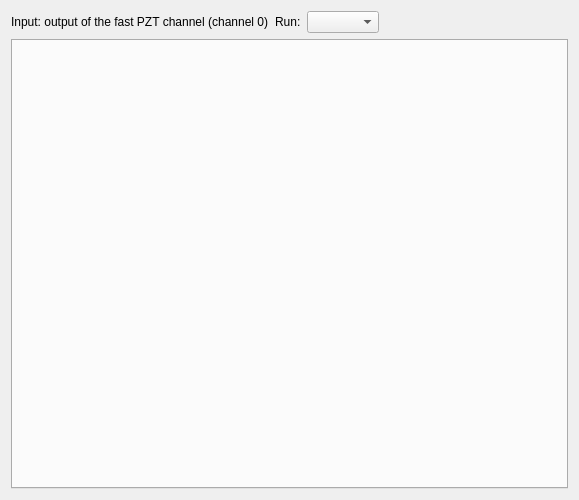
<?xml version="1.0" encoding="UTF-8"?>
<ui version="4.0">
 <class>SlowChannelWidget</class>
 <widget class="QWidget" name="SlowChannelWidget">
  <property name="geometry">
   <rect>
    <x>0</x>
    <y>0</y>
    <width>579</width>
    <height>500</height>
   </rect>
  </property>
  <layout class="QVBoxLayout" name="verticalLayout">
   <item>
    <layout class="QHBoxLayout" name="settingsLayout">
     <item>
      <widget class="QLabel" name="inputLabel">
       <property name="toolTip">
        <string>The slow PZT channel filters the output of the fast PZT channel (channel 0), not ADC1.</string>
       </property>
       <property name="text">
        <string>Input: output of the fast PZT channel (channel 0)</string>
       </property>
      </widget>
     </item>
     <item>
      <widget class="QLabel" name="runModeLabel">
       <property name="text">
        <string>Run:</string>
       </property>
       <property name="buddy">
        <cstring>runModeBox</cstring>
       </property>
      </widget>
     </item>
     <item>
      <widget class="QComboBox" name="runModeBox">
       <property name="toolTip">
        <string>Run the filters, hold their outputs, or hold while digital input DI1 is low.</string>
       </property>
      </widget>
     </item>
     <item>
      <spacer name="settingsSpacer">
       <property name="orientation">
        <enum>Qt::Horizontal</enum>
       </property>
       <property name="sizeHint" stdset="0">
        <size>
         <width>40</width>
         <height>20</height>
        </size>
       </property>
      </spacer>
     </item>
    </layout>
   </item>
   <item>
    <widget class="QTabWidget" name="IIRTabs">
     <property name="currentIndex">
      <number>-1</number>
     </property>
    </widget>
   </item>
  </layout>
 </widget>
 <resources/>
 <connections/>
</ui>
